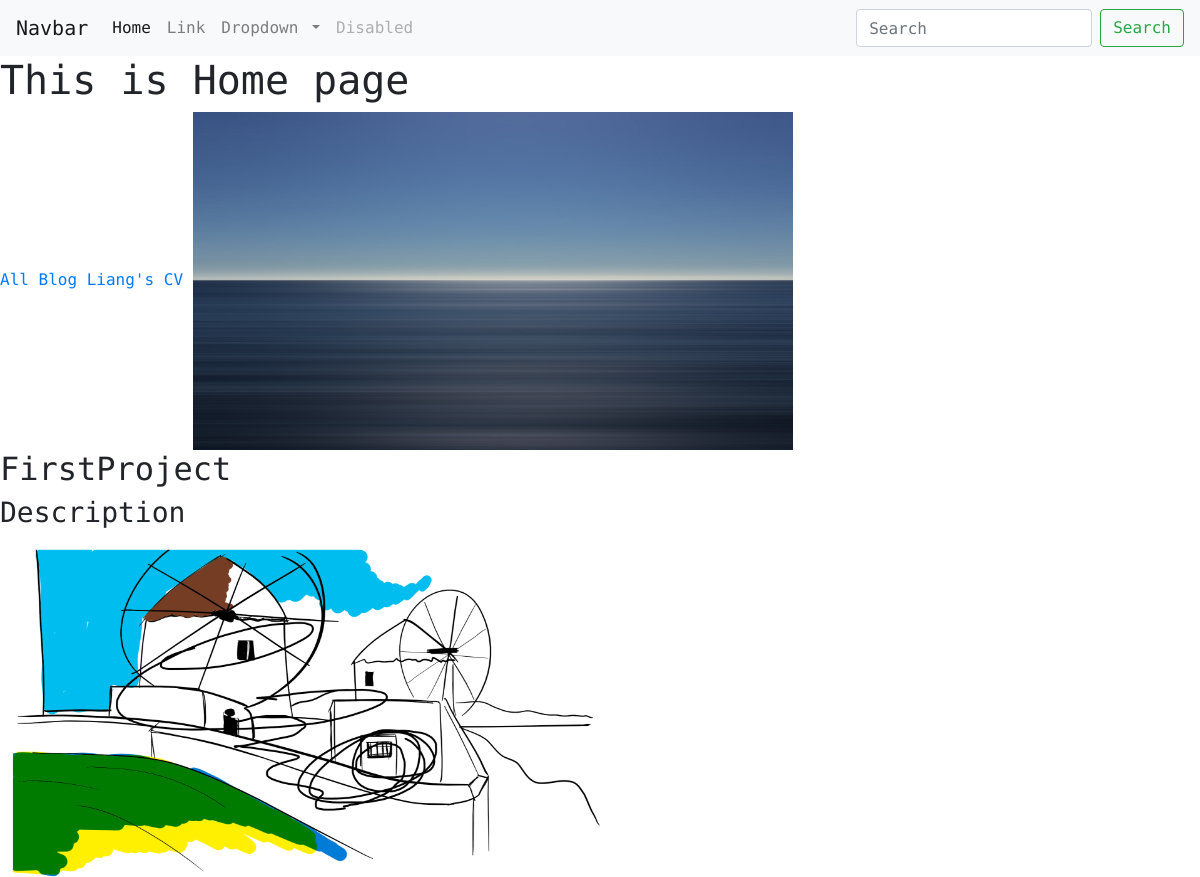
The app's page /, older data.
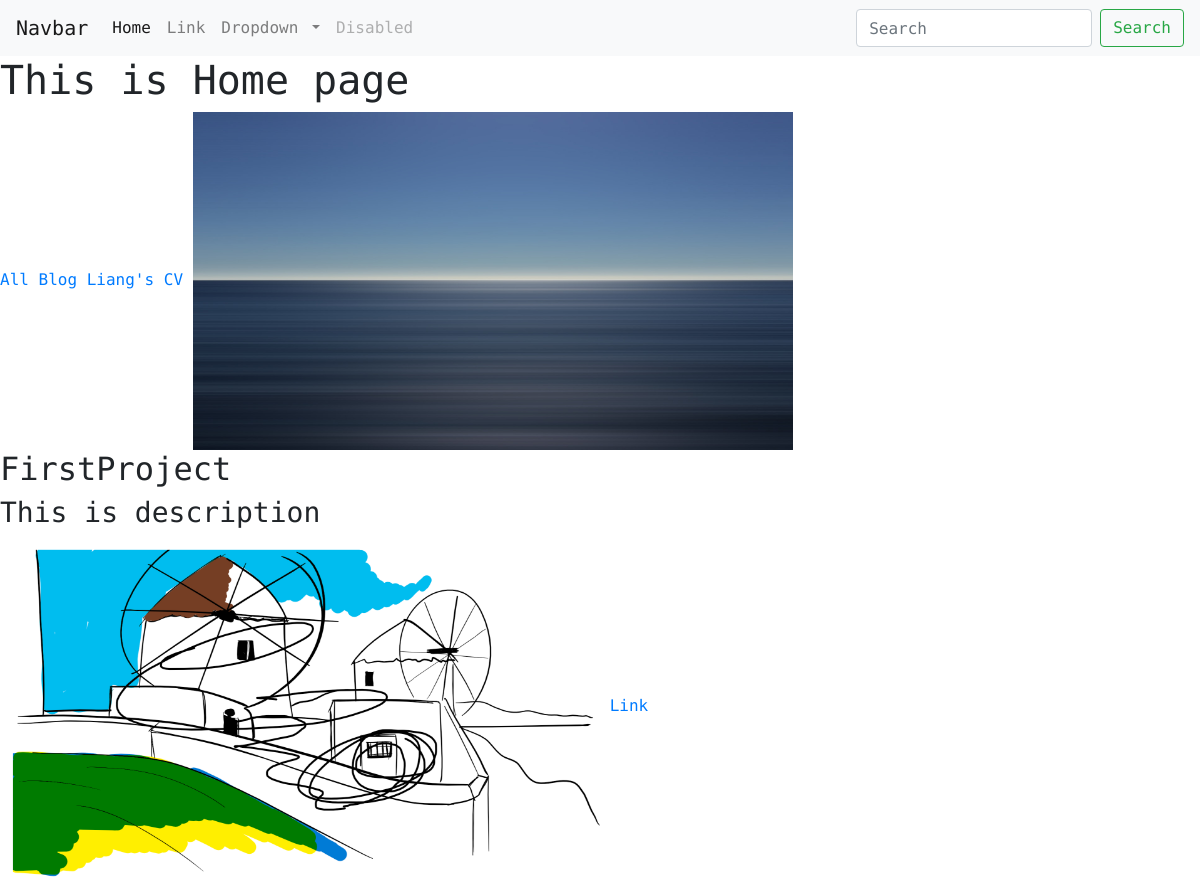
The same page, newer data.
### portfolio/models.py (models this page shows, shortened)
class Project(models.Model):
    title = models.CharField(max_length=100)
    description = models.CharField(max_length=50)
    image = models.ImageField(upload_to="portfolio/images/")
    url = models.URLField(blank=True)

### portfolio/views.py (the view)
# urls.py: 2. Add a URL to urlpatterns:  path('', views.home, name='home')
def home(request):
    projects = Project.objects.all()
    return render(request, "portfolio/home.html", {"projects": projects})

### portfolio/templates/portfolio/home.html
{% extends 'portfolio/base.html' %}
{% block  content%}
<h1>This is Home page</h1>
{% load static %}
<a href="{%  url "blog:all_blogs" %}">All Blog</a>
<a href="{% static "portfolio/LiangChen_CV.pdf" %}" }>Liang's CV</a>
<img src="{% static 'portfolio\headimage.jpg' %}" width="50%" height="50%">
{% for project in projects %}
<h2>{{ project.title}}</h2>
<h3>{{ project.description}}</h3>
<img src="{{ project.image.url}}" height="50%" width="50%" />
{% if project.url%}
<a href="{{project.url}}">Link</a>
{% endif%}
{% endfor %}
{% endblock  %}

### portfolio/templates/portfolio/base.html (shortened to what this page needs)
<!doctype html>
<html lang="en">
{% load static %}
<head>
  <link rel="stylesheet" href="https://stackpath.bootstrapcdn.com/bootstrap/4.5.0/css/bootstrap.min.css"
>
  <link rel="stylesheet" href="{% static 'portfolio/custom.css' %}">
</head>
<body>
  <nav class="navbar navbar-expand-lg navbar-light bg-light">
    <a class="navbar-brand" href="#">Navbar</a>
    <div class="collapse navbar-collapse" id="navbarSupportedContent">
      <ul class="navbar-nav mr-auto">
        <li class="nav-item active">
          <a class="nav-link" href="#">Home <span class="sr-only">(current)</span></a>
        </li>
        <li class="nav-item">
          <a class="nav-link" href="#">Link</a>
        </li>
        <li class="nav-item dropdown">
          <a class="nav-link dropdown-toggle" href="#" id="navbarDropdown" role="button" data-toggle="dropdown"
            aria-haspopup="true" aria-expanded="false">
            Dropdown
          </a>
        </li>
        <li class="nav-item">
          <a class="nav-link disabled" href="#" tabindex="-1" aria-disabled="true">Disabled</a>
        </li>
      </ul>
      <form class="form-inline my-2 my-lg-0">
        <input class="form-control mr-sm-2" type="search" placeholder="Search" aria-label="Search">
        <button class="btn btn-outline-success my-2 my-sm-0" type="submit">Search</button>
      </form>
    </div>
  </nav>
  {% block content %}
  {% endblock  %}
</body>
</html>

### portfolio/static/portfolio/custom.css (style rules this page uses)
body { font-family: DM Mono, sans-serif; }

Row changes from the older to the newer data that the page shows:
changed Project "FirstProject": description "Description" → "This is description"; now shows "Link"
